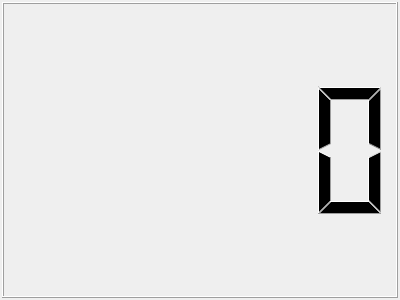
<?xml version="1.0" encoding="UTF-8"?>
<ui version="4.0">
 <class>LcdPage</class>
 <widget class="QWidget" name="LcdPage">
  <property name="geometry">
   <rect>
    <x>0</x>
    <y>0</y>
    <width>400</width>
    <height>300</height>
   </rect>
  </property>
  <property name="windowTitle">
   <string>Form</string>
  </property>
  <layout class="QGridLayout" name="gridLayout">
   <property name="leftMargin">
    <number>2</number>
   </property>
   <property name="topMargin">
    <number>2</number>
   </property>
   <property name="rightMargin">
    <number>2</number>
   </property>
   <property name="bottomMargin">
    <number>2</number>
   </property>
   <property name="spacing">
    <number>2</number>
   </property>
   <item row="0" column="0">
    <widget class="QLCDNumber" name="lcdNumber"/>
   </item>
  </layout>
 </widget>
 <resources/>
 <connections/>
</ui>
